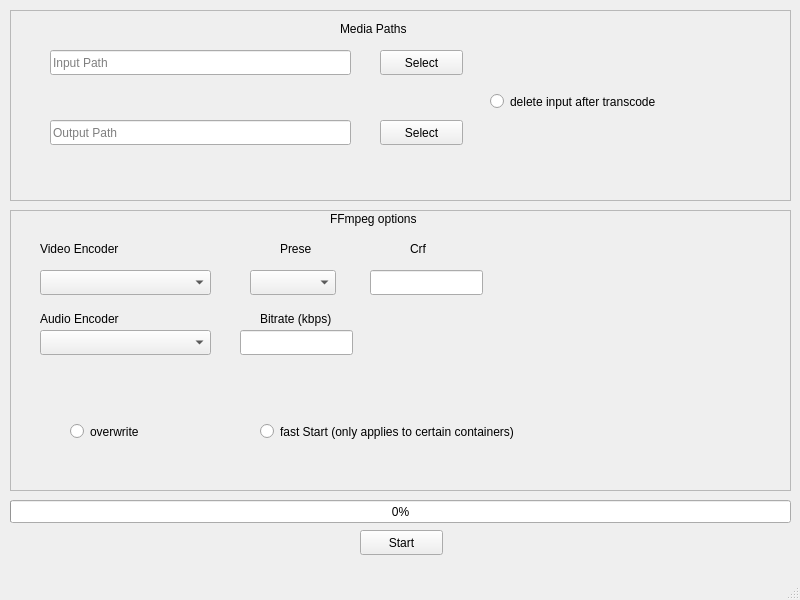
<?xml version="1.0" encoding="UTF-8"?>
<ui version="4.0">
 <class>MainWindow</class>
 <widget class="QMainWindow" name="MainWindow">
  <property name="geometry">
   <rect>
    <x>0</x>
    <y>0</y>
    <width>800</width>
    <height>600</height>
   </rect>
  </property>
  <property name="windowTitle">
   <string>MainWindow</string>
  </property>
  <widget class="QWidget" name="centralwidget">
   <widget class="QPushButton" name="startConversion">
    <property name="geometry">
     <rect>
      <x>360</x>
      <y>530</y>
      <width>83</width>
      <height>25</height>
     </rect>
    </property>
    <property name="text">
     <string>Start</string>
    </property>
   </widget>
   <widget class="QFrame" name="pathsFrame">
    <property name="geometry">
     <rect>
      <x>10</x>
      <y>10</y>
      <width>781</width>
      <height>191</height>
     </rect>
    </property>
    <property name="frameShape">
     <enum>QFrame::StyledPanel</enum>
    </property>
    <property name="frameShadow">
     <enum>QFrame::Raised</enum>
    </property>
    <widget class="QLineEdit" name="pathToInput">
     <property name="geometry">
      <rect>
       <x>40</x>
       <y>40</y>
       <width>301</width>
       <height>25</height>
      </rect>
     </property>
     <property name="text">
      <string/>
     </property>
     <property name="readOnly">
      <bool>true</bool>
     </property>
     <property name="placeholderText">
      <string>Input Path</string>
     </property>
    </widget>
    <widget class="QLineEdit" name="pathToOutput">
     <property name="geometry">
      <rect>
       <x>40</x>
       <y>110</y>
       <width>301</width>
       <height>25</height>
      </rect>
     </property>
     <property name="text">
      <string/>
     </property>
     <property name="readOnly">
      <bool>true</bool>
     </property>
     <property name="placeholderText">
      <string>Output Path</string>
     </property>
    </widget>
    <widget class="QPushButton" name="choosePath">
     <property name="geometry">
      <rect>
       <x>370</x>
       <y>40</y>
       <width>83</width>
       <height>25</height>
      </rect>
     </property>
     <property name="text">
      <string>Select</string>
     </property>
    </widget>
    <widget class="QPushButton" name="chooseOutPath">
     <property name="geometry">
      <rect>
       <x>370</x>
       <y>110</y>
       <width>83</width>
       <height>25</height>
      </rect>
     </property>
     <property name="text">
      <string>Select</string>
     </property>
    </widget>
    <widget class="QRadioButton" name="deleteInput">
     <property name="geometry">
      <rect>
       <x>480</x>
       <y>80</y>
       <width>261</width>
       <height>23</height>
      </rect>
     </property>
     <property name="text">
      <string>delete input after transcode</string>
     </property>
    </widget>
    <widget class="QLabel" name="label">
     <property name="geometry">
      <rect>
       <x>330</x>
       <y>10</y>
       <width>81</width>
       <height>17</height>
      </rect>
     </property>
     <property name="text">
      <string>Media Paths</string>
     </property>
    </widget>
   </widget>
   <widget class="QFrame" name="optionsFrame">
    <property name="geometry">
     <rect>
      <x>10</x>
      <y>210</y>
      <width>781</width>
      <height>281</height>
     </rect>
    </property>
    <property name="frameShape">
     <enum>QFrame::StyledPanel</enum>
    </property>
    <property name="frameShadow">
     <enum>QFrame::Raised</enum>
    </property>
    <widget class="QLabel" name="label_2">
     <property name="geometry">
      <rect>
       <x>320</x>
       <y>0</y>
       <width>131</width>
       <height>17</height>
      </rect>
     </property>
     <property name="text">
      <string>FFmpeg options</string>
     </property>
    </widget>
    <widget class="QComboBox" name="videoEncoders">
     <property name="geometry">
      <rect>
       <x>30</x>
       <y>60</y>
       <width>171</width>
       <height>25</height>
      </rect>
     </property>
    </widget>
    <widget class="QComboBox" name="audioEncoders">
     <property name="geometry">
      <rect>
       <x>30</x>
       <y>120</y>
       <width>171</width>
       <height>25</height>
      </rect>
     </property>
    </widget>
    <widget class="QRadioButton" name="overwriteOutput">
     <property name="geometry">
      <rect>
       <x>60</x>
       <y>210</y>
       <width>106</width>
       <height>23</height>
      </rect>
     </property>
     <property name="text">
      <string>overwrite</string>
     </property>
    </widget>
    <widget class="QRadioButton" name="fastStart">
     <property name="geometry">
      <rect>
       <x>250</x>
       <y>210</y>
       <width>331</width>
       <height>23</height>
      </rect>
     </property>
     <property name="text">
      <string>fast Start (only applies to certain containers)</string>
     </property>
    </widget>
    <widget class="QComboBox" name="comboBox">
     <property name="geometry">
      <rect>
       <x>240</x>
       <y>60</y>
       <width>86</width>
       <height>25</height>
      </rect>
     </property>
    </widget>
    <widget class="QLabel" name="label_3">
     <property name="geometry">
      <rect>
       <x>30</x>
       <y>30</y>
       <width>101</width>
       <height>17</height>
      </rect>
     </property>
     <property name="text">
      <string>Video Encoder</string>
     </property>
    </widget>
    <widget class="QLabel" name="label_4">
     <property name="geometry">
      <rect>
       <x>270</x>
       <y>30</y>
       <width>31</width>
       <height>17</height>
      </rect>
     </property>
     <property name="text">
      <string>Preset</string>
     </property>
    </widget>
    <widget class="QLabel" name="label_5">
     <property name="geometry">
      <rect>
       <x>400</x>
       <y>30</y>
       <width>62</width>
       <height>17</height>
      </rect>
     </property>
     <property name="text">
      <string>Crf</string>
     </property>
    </widget>
    <widget class="QLineEdit" name="lineEdit">
     <property name="geometry">
      <rect>
       <x>360</x>
       <y>60</y>
       <width>113</width>
       <height>25</height>
      </rect>
     </property>
    </widget>
    <widget class="QLabel" name="label_6">
     <property name="geometry">
      <rect>
       <x>30</x>
       <y>100</y>
       <width>101</width>
       <height>17</height>
      </rect>
     </property>
     <property name="text">
      <string>Audio Encoder</string>
     </property>
    </widget>
    <widget class="QLabel" name="label_7">
     <property name="geometry">
      <rect>
       <x>250</x>
       <y>100</y>
       <width>71</width>
       <height>17</height>
      </rect>
     </property>
     <property name="text">
      <string>Bitrate (kbps)</string>
     </property>
    </widget>
    <widget class="QLineEdit" name="lineEdit_2">
     <property name="geometry">
      <rect>
       <x>230</x>
       <y>120</y>
       <width>113</width>
       <height>25</height>
      </rect>
     </property>
    </widget>
   </widget>
   <widget class="QProgressBar" name="progressBar">
    <property name="geometry">
     <rect>
      <x>10</x>
      <y>500</y>
      <width>781</width>
      <height>23</height>
     </rect>
    </property>
    <property name="value">
     <number>0</number>
    </property>
   </widget>
  </widget>
  <widget class="QMenuBar" name="menubar">
   <property name="geometry">
    <rect>
     <x>0</x>
     <y>0</y>
     <width>800</width>
     <height>20</height>
    </rect>
   </property>
  </widget>
  <widget class="QStatusBar" name="statusbar"/>
 </widget>
 <resources/>
 <connections/>
</ui>
